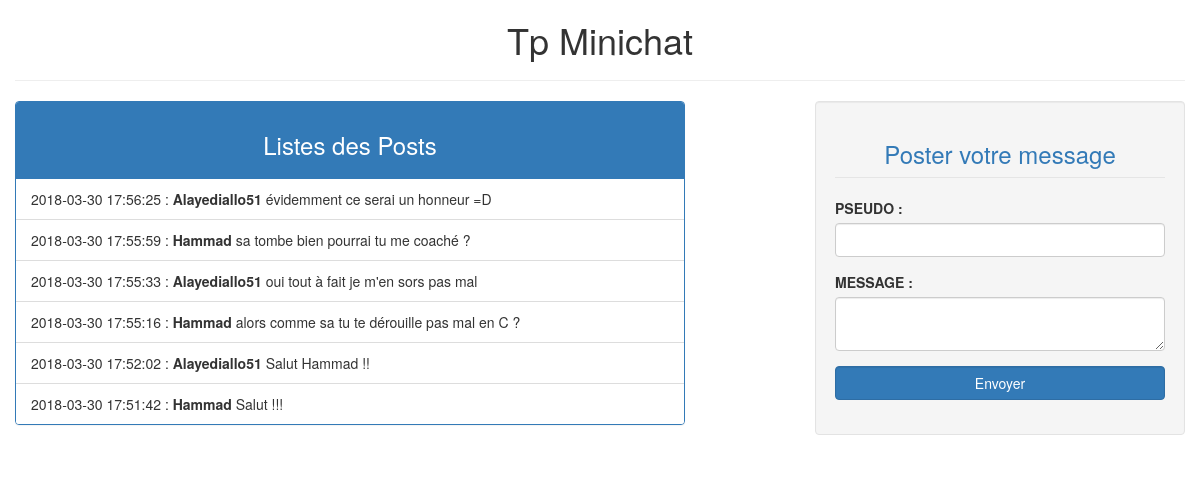
The page / on the database its author committed.
### tables this page shows
CREATE TABLE `minichat` (
  `id` tinyint(4) NOT NULL,
  `pseudo` varchar(200) NOT NULL,
  `message` varchar(200) NOT NULL,
  `date_at` datetime NOT NULL
);

### index.php (the view, shortened to what this page needs)
<?php
    if($_COOKIE)
        $pseudo = ($_COOKIE['pseudo']);
    else
        $pseudo = "";
    include 'connexion.php';
    $reponse = $bdd->query('SELECT * FROM minichat ORDER BY ID DESC');
    echo '
        <link rel="stylesheet" href="bootstrap/css/bootstrap.css">
              <div class="container-fluid">
                <h1 class="text-center"> Tp Minichat </h1>
                <hr>
                <div class="row">
                    <div class="col-md-7">
                        <div class="panel panel-primary">
                            <div class="panel-heading text-center"><h3>Listes des Posts</h3></div>
                            <ul class="list-group">';
?>
<?php
                                while ($donnees = $reponse->fetch()) {
                                    echo '<li class="list-group list-group-item">' . htmlspecialchars($donnees['date_at']) . ' : <strong>' . htmlspecialchars($donnees['pseudo']) . '</strong> ' . htmlspecialchars($donnees['message']) . '</li>';
                                }
?>
<?php
    echo '                  </ul>
                        </div>
                    </div>
                <div class="col-md-4 col-md-push-1">
                        <form action="actionIndex.php" method="post" class="form well">
                            <legend class="text-center text-primary"><h3>Poster votre message</h3></legend>
                            <div class="form-group">
                                <label for="pseudo">PSEUDO :</label>
                                <input id="pseudo" name="pseudo" type="text" value="'.$pseudo.'" class="form-control">
                            </div>
                            <div class="form-group">
                                <label for="message">MESSAGE :</label>
                                <textarea id="message" name="message" class="form-control"></textarea>
                            </div>
                            <div class="form-group">
                                <button class="btn btn-primary form-control">Envoyer</button>
                            </div>
                        </form>
                </div>
            </div>
        </div
';
?>

### rows shown on the page
minichat: date_at "2018-03-30 17:56:25", pseudo "Alayediallo51", message "évidemment ce serai un honneur =D"
minichat: date_at "2018-03-30 17:55:59", pseudo "Hammad", message "sa tombe bien pourrai tu me coaché ?"
minichat: date_at "2018-03-30 17:55:33", pseudo "Alayediallo51", message "oui tout à fait je m'en sors pas mal"
minichat: date_at "2018-03-30 17:55:16", pseudo "Hammad", message "alors comme sa tu te dérouille pas mal en C ?"
minichat: date_at "2018-03-30 17:52:02", pseudo "Alayediallo51", message "Salut Hammad !!"
minichat: date_at "2018-03-30 17:51:42", pseudo "Hammad", message "Salut !!!"
